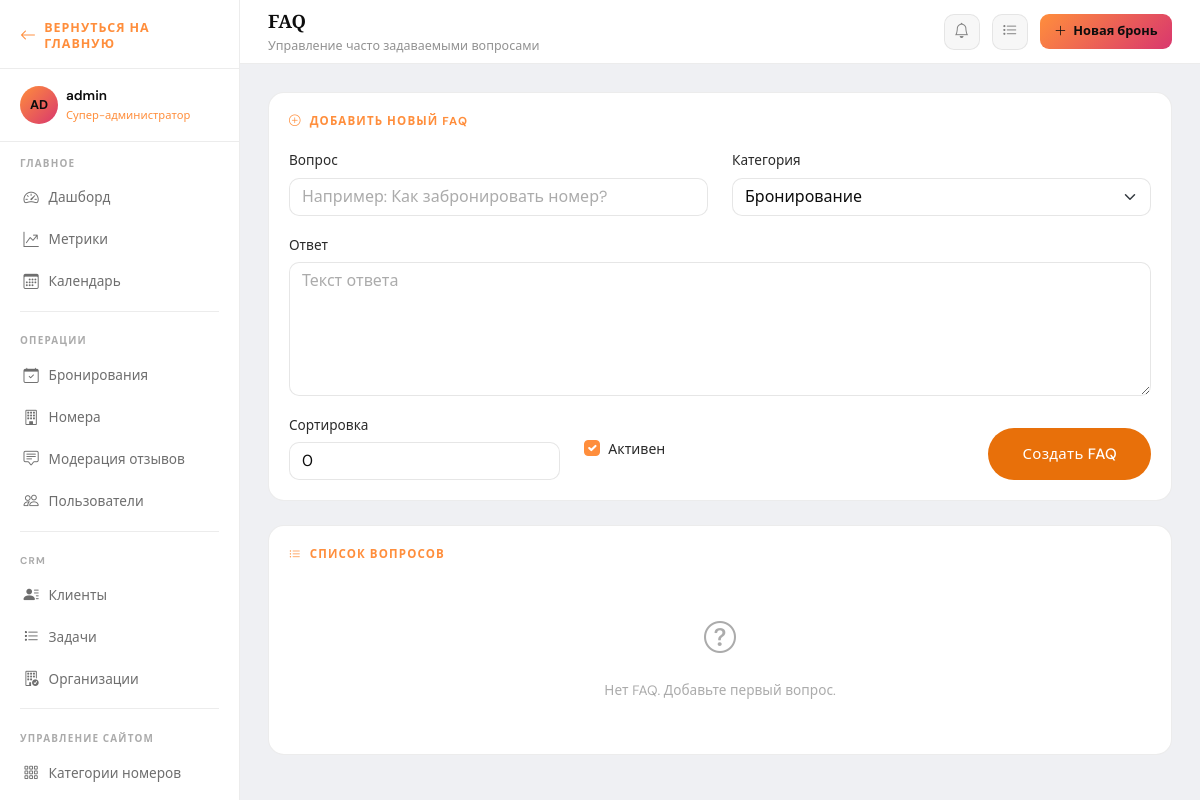
/dashboard/faq/ (signed in), run on the app's committed database.
### apps/accounts/models.py (models this page shows, shortened)
class User(AbstractUser, TimeStampedModel):
    username = None
    email = models.EmailField(_("email"), unique=True)
    role = models.CharField(
        _("роль"),
        max_length=20,
        choices=UserRole.choices,
        default=UserRole.USER,
        db_index=True,
    )
    phone = models.CharField(
        _("телефон"), max_length=20, blank=True, validators=[phone_validator]
    )
    patronymic = models.CharField(_("отчество"), max_length=150, blank=True)
    date_of_birth = models.DateField(_("дата рождения"), null=True, blank=True)
    avatar = models.ImageField(
        _("аватар"), upload_to="avatars/%Y/%m/", null=True, blank=True
    )
    preferred_language = models.CharField(
        _("язык интерфейса"), max_length=10, default="ru", blank=True,
        choices=[("ru", "Русский"), ("en", "English")],
    )
    marketing_consent    = models.BooleanField(_("согласие на рассылку"), default=False)
    email_notifications  = models.BooleanField(_("email-уведомления"),    default=True)
    USERNAME_FIELD  = "email"
    REQUIRED_FIELDS = []
    objects = UserManager()
    class Meta:
        verbose_name         = _("пользоваостиница")
        verbose_name_plural  = _("пользователи")
        ordering             = ["-created_at"]
        indexes = [
            models.Index(fields=["role", "is_active"]),
        ]
    @property
    def is_plain_user(self) -> bool:
        return self.role == UserRole.USER and not self.is_superuser
    @property
    def is_receptionist(self) -> bool:
        return self.has_role(UserRole.RECEPTIONIST)
    @property
    def is_manager(self) -> bool:
        return self.has_role(UserRole.MANAGER)
    @property
    def is_admin(self) -> bool:
        return self.has_role(UserRole.ADMIN)
    @property
    def is_super_admin(self) -> bool:
        return self.is_superuser or self.role == UserRole.SUPER_ADMIN
    def has_role(self, minimum_role: str) -> bool:
        if self.is_superuser:
            return True
        return role_gte(self.role, minimum_role)
    def get_short_name(self) -> str:
        return self.first_name or self.email.split("@")[0]
    def get_initials(self) -> str:
        parts = [self.first_name[:1], self.last_name[:1]]
        return "".join(p for p in parts if p).upper() or self.email[:2].upper()
    @property
    def push_notifications_unread_count(self) -> int:
        return self.push_notifications.filter(is_read=False).count()

### apps/dashboard/views.py (the view, shortened to what this page needs)
# urls.py: path("faq/",                                views.FAQManagementView.as_view(),     name="faq"),
class FAQManagementView(SuperAdminRequiredMixin, TemplateView):
    template_name = "dashboard/faq.html"
    def get_context_data(self, **kwargs):
        ctx = super().get_context_data(**kwargs)
        from apps.content.models import FAQ
        ctx["faqs"] = FAQ.objects.order_by("category", "sort_order")
        ctx["category_choices"] = FAQ.FAQCategory.choices
        return ctx

### templates/dashboard/faq.html (shortened to what this page needs)
{% extends "dashboard/base_dashboard.html" %}
{% load static %}
{% block dashboard_title %}FAQ{% endblock %}
{% block dashboard_subtitle %}Управление часто задаваемыми вопросами{% endblock %}
{% block dashboard_content %}
<div class="dash-card mb-4">
  <div class="dash-card-header">
    <div class="dash-card-title"><i class="bi bi-plus-circle"></i> Добавить новый FAQ</div>
  </div>
  <form method="post">
    <div class="row gy-3">
      <div class="col-12 col-lg-6">
        <label class="form-label">Вопрос</label>
        <input type="text" name="question" class="form-control" placeholder="Например: Как забронировать номер?">
      </div>
      <div class="col-12 col-lg-6">
        <label class="form-label">Категория</label>
        <select name="category" class="form-select">
          {% for value,label in category_choices %}
          <option value="{{ value }}">{{ label }}</option>
          {% endfor %}
        </select>
      </div>
      <div class="col-12">
        <label class="form-label">Ответ</label>
        <textarea name="answer" class="form-control" rows="5" placeholder="Текст ответа"></textarea>
      </div>
      <div class="col-12 col-md-4">
        <label class="form-label">Сортировка</label>
        <input type="number" name="sort_order" class="form-control" min="0" value="0">
      </div>
      <div class="col-12 col-md-4 d-flex align-items-center">
        <div class="form-check mt-2">
          <input class="form-check-input" type="checkbox" name="is_active" id="faqActive" checked>
          <label class="form-check-label" for="faqActive">Активен</label>
        </div>
      </div>
      <div class="col-12 col-md-4 d-flex align-items-end justify-content-end">
        <button type="submit" class="btn btn-primary">Создать FAQ</button>
      </div>
    </div>
  </form>
</div>
<div class="dash-card">
  <div class="dash-card-header">
    <div class="dash-card-title"><i class="bi bi-list-ul"></i> Список вопросов</div>
  </div>
  {% if faqs %}
  <div class="table-responsive">
    <table class="table table-borderless align-middle mb-0">
      <thead>
        <tr>
          <th>Вопрос</th>
          <th>Ответ</th>
          <th>Категория</th>
          <th>Активен</th>
          <th class="text-end">Действия</th>
        </tr>
      </thead>
      <tbody>
        {% for faq in faqs %}
        <tr>
          <td style="min-width:220px;">
            <input type="text" name="question" form="faq-form-{{ faq.pk }}" class="form-control form-control-sm" value="{{ faq.question }}">
          </td>
          <td>
            <textarea name="answer" form="faq-form-{{ faq.pk }}" class="form-control form-control-sm" rows="3">{{ faq.answer }}</textarea>
          </td>
          <td>
            <select name="category" form="faq-form-{{ faq.pk }}" class="form-select form-select-sm">
              {% for value,label in category_choices %}
              <option value="{{ value }}" {% if faq.category == value %}selected{% endif %}>{{ label }}</option>
              {% endfor %}
            </select>
          </td>
          <td>
            <div class="form-check">
              <input class="form-check-input" type="checkbox" name="is_active" form="faq-form-{{ faq.pk }}" id="faqActive{{ faq.pk }}" {% if faq.is_active %}checked{% endif %}>
              <label class="form-check-label" for="faqActive{{ faq.pk }}"></label>
            </div>
            <input type="number" name="sort_order" form="faq-form-{{ faq.pk }}" class="form-control form-control-sm mt-2" value="{{ faq.sort_order }}" min="0" style="width:100px;">
          </td>
          <td class="text-end">
            <button type="submit" form="faq-form-{{ faq.pk }}" class="btn btn-sm btn-primary mb-2">Сохранить</button>
            <button type="submit" form="faq-delete-{{ faq.pk }}" class="btn btn-sm btn-outline-danger" onclick="return confirm('Удалить FAQ?')">Удалить</button>
          </td>
        </tr>
        <tr style="display:none;">
          <td colspan="5">
            <form method="post" id="faq-form-{{ faq.pk }}">
              {% csrf_token %}
              <input type="hidden" name="action" value="save">
              <input type="hidden" name="faq_pk" value="{{ faq.pk }}">
            </form>
            <form method="post" id="faq-delete-{{ faq.pk }}">
              {% csrf_token %}
              <input type="hidden" name="action" value="delete">
              <input type="hidden" name="faq_pk" value="{{ faq.pk }}">
            </form>
          </td>
        </tr>
        {% endfor %}
      </tbody>
    </table>
  </div>
  {% else %}
  <div class="dash-empty" style="padding:2rem;text-align:center">
    <i class="bi bi-question-circle" style="font-size:2rem;margin-bottom:1rem;display:block;color:rgba(13,13,13,.35)"></i>
    Нет FAQ. Добавьте первый вопрос.
  </div>
  {% endif %}
</div>
{% endblock %}

### templates/dashboard/base_dashboard.html (shortened to what this page needs)
{% extends "base.html" %}
{% load static %}
{% block body_class %}dash-app{% endblock %}
{% block content %}
<div class="dash-layout">
  <aside class="dash-sidebar" id="dashSidebar">
    <div class="sidebar-brand">
      <a href="{% url 'hotel:index' %}" class="sidebar-brand-home" aria-label="Вернуться на главную">
        <i class="bi bi-arrow-left" aria-hidden="true"></i>
        <span>Вернуться на главную</span>
      </a>
    </div>
    <div class="sidebar-user">
      <div class="d-flex align-items-center gap-2">
        <div class="sidebar-user-avatar">
          {% if request.user.avatar %}
            <img src="{{ request.user.avatar.url }}" alt="" />
          {% else %}
            {{ request.user.get_initials }}
          {% endif %}
        </div>
        <div>
          <div class="sidebar-user-name">{{ request.user.get_short_name }}</div>
          <div class="sidebar-user-role">{{ request.user.get_role_display }}</div>
        </div>
      </div>
    </div>
    <ul class="sidebar-nav" style="flex:1;padding-bottom:1rem">
      <div class="sidebar-section-label">Главное</div>
      <li>
        <a href="{% url 'dashboard:index' %}"
           class="{% if request.resolver_match.url_name == 'index' and request.resolver_match.namespace == 'dashboard' %}active{% endif %}">
          <i class="bi bi-speedometer2"></i> Дашборд
        </a>
      </li>
      {% if request.user.is_manager or request.user.is_admin or request.user.is_super_admin or request.user.is_superuser %}
      <li>
        <a href="{% url 'dashboard:metrics' %}"
           class="{% if request.resolver_match.url_name == 'metrics' %}active{% endif %}">
          <i class="bi bi-graph-up-arrow"></i> Метрики
        </a>
      </li>
      {% endif %}
      <li>
        <a href="{% url 'dashboard:calendar' %}"
           class="{% if request.resolver_match.url_name == 'calendar' %}active{% endif %}">
          <i class="bi bi-calendar3"></i> Календарь
        </a>
      </li>
      <div class="sidebar-divider"></div>
      <div class="sidebar-section-label">Операции</div>
      <li>
        <a href="{% url 'bookings:staff_list' %}"
           class="{% if request.resolver_match.namespace == 'bookings' %}active{% endif %}">
          <i class="bi bi-calendar-check"></i> Бронирования
        </a>
      </li>
      <li>
        <a href="{% url 'dashboard:rooms' %}"
           class="{% if request.resolver_match.url_name == 'rooms' %}active{% endif %}">
          <i class="bi bi-building"></i> Номера
        </a>
      </li>
      {% if request.user.is_receptionist %}
      <li>
        <a href="{% url 'dashboard:reviews' %}"
           class="{% if request.resolver_match.url_name == 'reviews' %}active{% endif %}">
          <i class="bi bi-chat-square-text"></i> Модерация отзывов
        </a>
      </li>
      {% endif %}
      <li>
        <a href="{% url 'accounts:user_list' %}"
           class="{% if request.resolver_match.namespace == 'accounts' and 'user' in request.resolver_match.url_name %}active{% endif %}">
          <i class="bi bi-people"></i> Пользователи
        </a>
      </li>
      <div class="sidebar-divider"></div>
      <div class="sidebar-section-label">CRM</div>
      <li>
        <a href="{% url 'crm:client_list' %}"
           class="{% if request.resolver_match.namespace == 'crm' and 'client' in request.resolver_match.url_name %}active{% endif %}">
          <i class="bi bi-person-lines-fill"></i> Клиенты
        </a>
      </li>
      <li>
        <a href="{% url 'crm:task_list' %}"
           class="{% if request.resolver_match.url_name == 'task_list' %}active{% endif %}">
          <i class="bi bi-list-task"></i> Задачи
        </a>
      </li>
      <li>
        <a href="{% url 'crm:organization_list' %}"
           class="{% if request.resolver_match.url_name == 'organization_list' %}active{% endif %}">
          <i class="bi bi-building-check"></i> Организации
        </a>
      </li>
      <div class="sidebar-divider"></div>
      <div class="sidebar-section-label">Управление сайтом</div>
      <li>
        <a href="{% url 'hotel:staff_category_list' %}"
           class="{% if request.resolver_match.namespace == 'hotel' and 'category' in request.resolver_match.url_name %}active{% endif %}">
          <i class="bi bi-grid-3x3-gap"></i> Категории номеров
        </a>
      </li>
      <li>
        <a href="{% url 'hotel:staff_room_list' %}"
           class="{% if request.resolver_match.namespace == 'hotel' and 'room' in request.resolver_match.url_name and 'category' not in request.resolver_match.url_name %}active{% endif %}">
        </a>
      </li>
    </ul>
  </aside>
  <div class="dash-main">
    <div class="dash-topbar">
      <div class="dash-topbar-info">
        <div class="dash-topbar-title">{% block dashboard_title %}Панель управления{% endblock %}</div>
        <div class="dash-topbar-subtitle">{% block dashboard_subtitle %}{% endblock %}</div>
      </div>
      <div class="dash-topbar-actions">
        {% with unread_count=request.user.push_notifications_unread_count %}
        <div class="notif-wrap">
          <button type="button" class="topbar-icon-btn notif-toggle-btn" id="notifToggleBtn"
                  onclick="toggleNotifPanel(event)" aria-label="Уведомления" aria-expanded="false">
            <i class="bi bi-bell"></i>
          </button>
        </div>
        {% endwith %}
        <a href="{% url 'crm:task_list' %}" class="topbar-icon-btn" title="Задачи">
          <i class="bi bi-list-task"></i>
        </a>
        <a href="{% url 'bookings:staff_create' %}" class="topbar-new-booking" title="Новая бронь">
          <i class="bi bi-plus-lg"></i>
          <span>Новая бронь</span>
        </a>
      </div>
    </div>
    <div class="dash-content">
      {% block dashboard_content %}{% endblock %}
    </div>
  </div>
</div>
{% endblock %}

### data on the page
User: user.get_initials "AD", user.get_short_name "admin", user.role "Супер-администратор"

### other printed values
form field category "Бронирование"
